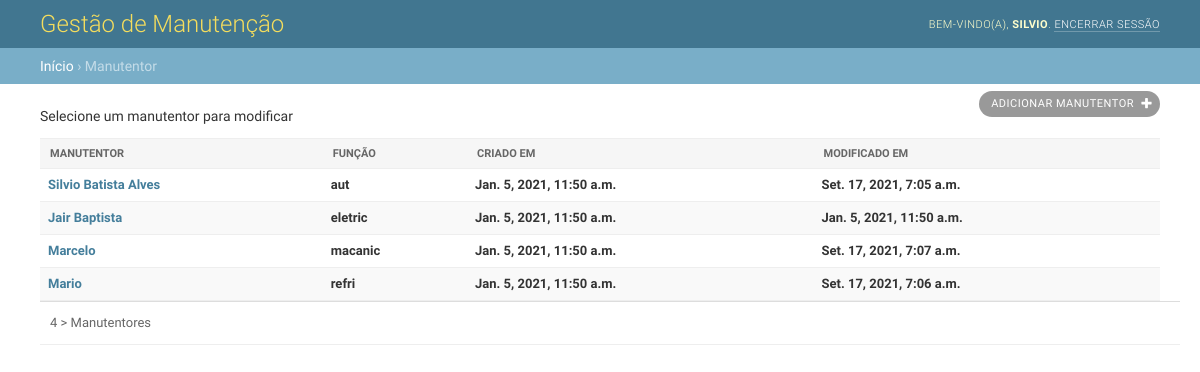
The app's page /manutentor/ (signed in) with its own data.
### core/models.py (models this page shows, shortened)
class Base(models.Model):
    create = models.DateTimeField(auto_now_add=True)
    update = models.DateTimeField(auto_now=True)

class Manutencao(Base):
    funcao_choices = [
        ('eletric', 'Eletricista'),
        ('macanic', 'Mecânico'),
        ('lub', 'Lubrificador'),
        ('aut', 'Automação'),
        ('refri', 'Refrigeração'),
        ('aux_eletric', 'Auxiliar Eletricista'),
        ('aux_mecanic', 'Auxiliar Mecânico'),
        ('aux_refri', 'Auxiliar Refrigeração'),
    ]
    Nome = models.CharField(verbose_name='Nome do Manutentor', max_length=50)
    funcao = models.CharField(
        verbose_name='Função do Manutentor',
        max_length=25,
        choices=funcao_choices,
        default='eletric',
        )

class Base(models.Model):
    create = models.DateTimeField(auto_now_add=True)
    update = models.DateTimeField(auto_now=True)

### core/views.py (the view)
# urls.py: path('manutentor/', manutentor, name='manutencao'),
@login_required
def manutentor(request):
    dados = Manutencao.objects.all()
    context = {
        'dados': dados,
    }
    return render(request, 'ordem/manutentor.html', context)

### core/templates/ordem/manutentor.html (shortened to what this page needs)
{% extends 'ordem/base.html' %}
{% block breadcrumbs %}
    <a href="#">Início</a>
    &rsaquo; Manutentor
{% endblock %}
{% block main %}
<div class="main shifted" id="main">
    <div class="content">
      <div id="content" class="flex">
        <p>Selecione um manutentor para modificar</p>
        <div id="content-main">
          <ul class="object-tools">
            <li>
              <a href="{% url 'manutencao_add' %}" class="addlink">
                Adicionar manutentor
              </a>
            </li>
          </ul>
          <div class="module" id="changelist">
            <div class="changelist-form-container">
              <form id="changelist-form" method="post" novalidate>
                <div class="container">
                  <table id="result_list">
                    <thead>
                      <tr>
                        <th scope="col"  class="">
                          <div class="text"><span>Manutentor</span></div>
                        </th>
                        <th scope="col"  class="">
                          <div class="text"><span>Função</span></div>
                        </th>
                        <th scope="col"  class="">
                          <div class="text"><span>Criado em</span></div>
                        </th>
                        <th scope="col"  class="">
                          <div class="text"><span>Modificado em</span></div>
                        </th>
                      </tr>
                    </thead>
                    <tbody>
                      {% for dados in dados %}
                      <tr>
                          <th class="">
                            <a href="{% url 'manutentor_update' dados.id %}">{{ dados.Nome }}</a>
                          </th>
                          <th class="">
                            <a>{{ dados.funcao }}</a>
                          </th>
                          <th class="">
                            <a>{{ dados.create }}</a>
                          </th>
                          <th class="">
                            <a>{{ dados.update }}</a>
                          </th>
                      </tr>
                      {% endfor %}
                    </tbody>
                  </table>
                  <p class="paginator">
                    {% if dados.count == 1 %}
                    <span>{{ dados.count }} > Manutentor</span>
                    {% else %}
                      <span>{{ dados.count }} > Manutentores</span>
                    {% endif %}
                  </p>
                </div>
              </form>
            </div>
          </div>
        </div>
        <br class="clear">
        </div>
        </div>
      </div>
    </div>
{% endblock %}

### core/templates/ordem/base.html (shortened to what this page needs)
<!DOCTYPE html>
{% load static %}
<html lang="pt-br" >
<head>
  <link rel="stylesheet" type="text/css" href="{% static 'css/base.css' %}">
  <link rel="stylesheet" type="text/css" href="{% static 'css/nav_sidebar.css' %}">
  <link rel="stylesheet" type="text/css" href="{% static 'css/changelists.css' %}">
  <link rel="stylesheet" type="text/css" href="{% static 'css/forms.css' %}">
  <link rel="stylesheet" type="text/css" href="{% static 'css/responsive.css' %}">
</head>
<body class=" app-core model-manutencao change-list" data-admin-utc-offset="-10800">
    <div id="container">
      <div id="header">
        <div id="branding">
          <h1 id="site-name">
            <a href="/">Gestão de Manutenção</a>
          </h1>
        </div>
        <div id="user-tools">
          {% if user.is_authenticated %}
            Bem-vindo(a),
            <strong>{{ user }}</strong>.
            <a href="{% url 'logout' %}">Encerrar sessão</a>
          {% else %}
            <a href="{% url 'login' %}">Login</a> /
          {% endif %}
        </div>
    </div>
    <div class="breadcrumbs">
      {% block breadcrumbs %}
      {% endblock %}
    </div>
    {% block main %}
    {% endblock %}
</body>
</html>

### core/static/css/base.css (style rules this page uses)
html, body { height: 100%; }
body { margin: 0; padding: 0; font-size: 14px; font-family: "Roboto","Lucida Grande","DejaVu Sans","Bitstream Vera Sans",Verdana,Arial,sans-serif; color: #333; background: #fff; }
a:link, a:visited { color: #447e9b; text-decoration: none; }
p, ol, ul, dl { margin: .2em 0 .8em 0; }
p { padding: 0; line-height: 140%; }
h1,h2,h3,h4,h5 { font-weight: bold; }
h1 { margin: 0 0 20px; font-weight: 300; font-size: 20px; color: #666; }
ul > li { list-style-type: square; padding: 1px 0; }
li, dt, dd { font-size: 13px; line-height: 20px; }
form { margin: 0; padding: 0; }
table { border-collapse: collapse; border-color: #ccc; }
td, th { font-size: 13px; line-height: 16px; border-bottom: 1px solid #eee; vertical-align: top; padding: 8px; font-family: "Roboto", "Lucida Grande", Verdana, Arial, sans-serif; }
th { font-weight: 600; text-align: left; }
thead th, tfoot td { color: #666; padding: 5px 10px; font-size: 11px; background: #fff; border: none; border-top: 1px solid #eee; border-bottom: 1px solid #eee; }
tr:nth-child(odd), .row-form-errors { background: #fff; }
tr:nth-child(even), tr:nth-child(even) .errorlist, tr:nth-child(odd) + .row-form-errors, tr:nth-child(odd) + .row-form-errors .errorlist { background: #f9f9f9; }
thead th { padding: 5px 10px; line-height: normal; text-transform: uppercase; background: #f6f6f6; }
table thead th .text span { padding: 8px 10px; display: block; }
.module { border: none; margin-bottom: 30px; background: #fff; }
.module p, .module ul, .module h3, .module h4, .module dl, .module pre { padding-left: 10px; padding-right: 10px; }
.module table { border-collapse: collapse; }
div.breadcrumbs { background: #79aec8; padding: 10px 40px; border: none; font-size: 14px; color: #c4dce8; text-align: left; }
div.breadcrumbs a { color: #fff; }
.addlink { padding-left: 16px; background: url(../img/icon-addlink.svg) 0 1px no-repeat; }
.object-tools { font-size: 10px; font-weight: bold; padding-left: 0; float: right; position: relative; margin-top: -48px; }
.object-tools li { display: block; float: left; margin-left: 5px; height: 16px; }
.object-tools a { border-radius: 15px; }
.object-tools a:link, .object-tools a:visited { display: block; float: left; padding: 3px 12px; background: #999; font-weight: 400; font-size: 11px; text-transform: uppercase; letter-spacing: 0.5px; color: #fff; }
.object-tools a.viewsitelink, .object-tools a.golink,.object-tools a.addlink { background-repeat: no-repeat; background-position: right 7px center; padding-right: 26px; }
.object-tools a.addlink { background-image: url(../img/tooltag-add.svg); }
#container { position: relative; width: 100%; min-width: 980px; padding: 0; display: flex; flex-direction: column; height: 100%; }
#container > div { flex-shrink: 0; }
#container > .main { display: flex; flex: 1 0 auto; }
.main > .content { flex: 1 0; max-width: 100%; }
#content { padding: 20px 40px; }
#content-main { float: left; width: 100%; }
#header { width: auto; height: auto; display: flex; justify-content: space-between; align-items: center; padding: 10px 40px; background: #417690; color: #ffc; overflow: hidden; }
#header a:link, #header a:visited { color: #fff; }
#branding { float: left; }
#branding h1 { padding: 0; margin: 0 20px 0 0; font-weight: 300; font-size: 24px; color: #f5dd5d; }
#branding h1, #branding h1 a:link, #branding h1 a:visited { color: #f5dd5d; }
#user-tools { float: right; padding: 0; margin: 0 0 0 20px; font-weight: 300; font-size: 11px; letter-spacing: 0.5px; text-transform: uppercase; text-align: right; }
#user-tools a { border-bottom: 1px solid rgba(255, 255, 255, 0.25); }

### core/static/css/changelists.css (style rules this page uses)
#changelist { display: flex; align-items: flex-start; justify-content: space-between; }
#changelist .changelist-form-container { flex: 1 1 auto; min-width: 0; }
#changelist table { width: 100%; }
#changelist .paginator { color: #666; border-bottom: 1px solid #eee; background: #fff; overflow: hidden; }
#changelist table thead th { padding: 0; white-space: nowrap; vertical-align: middle; }
.paginator { font-size: 13px; padding-top: 10px; padding-bottom: 10px; line-height: 22px; margin: 0; border-top: 1px solid #ddd; width: 100%; }

### records on screen
Manutencao: Nome "Silvio Batista Alves", funcao "aut", create "Jan. 5, 2021, 11:50 a.m.", update "Set. 17, 2021, 7:05 a.m."
Manutencao: Nome "Jair Baptista", funcao "eletric", create "Jan. 5, 2021, 11:50 a.m.", update "Jan. 5, 2021, 11:50 a.m."
Manutencao: Nome "Marcelo", funcao "macanic", create "Jan. 5, 2021, 11:50 a.m.", update "Set. 17, 2021, 7:07 a.m."
Manutencao: Nome "Mario", funcao "refri", create "Jan. 5, 2021, 11:50 a.m.", update "Set. 17, 2021, 7:06 a.m."

### other values on screen
{{ user }} "SILVIO"
{{ dados.count }} "4"
